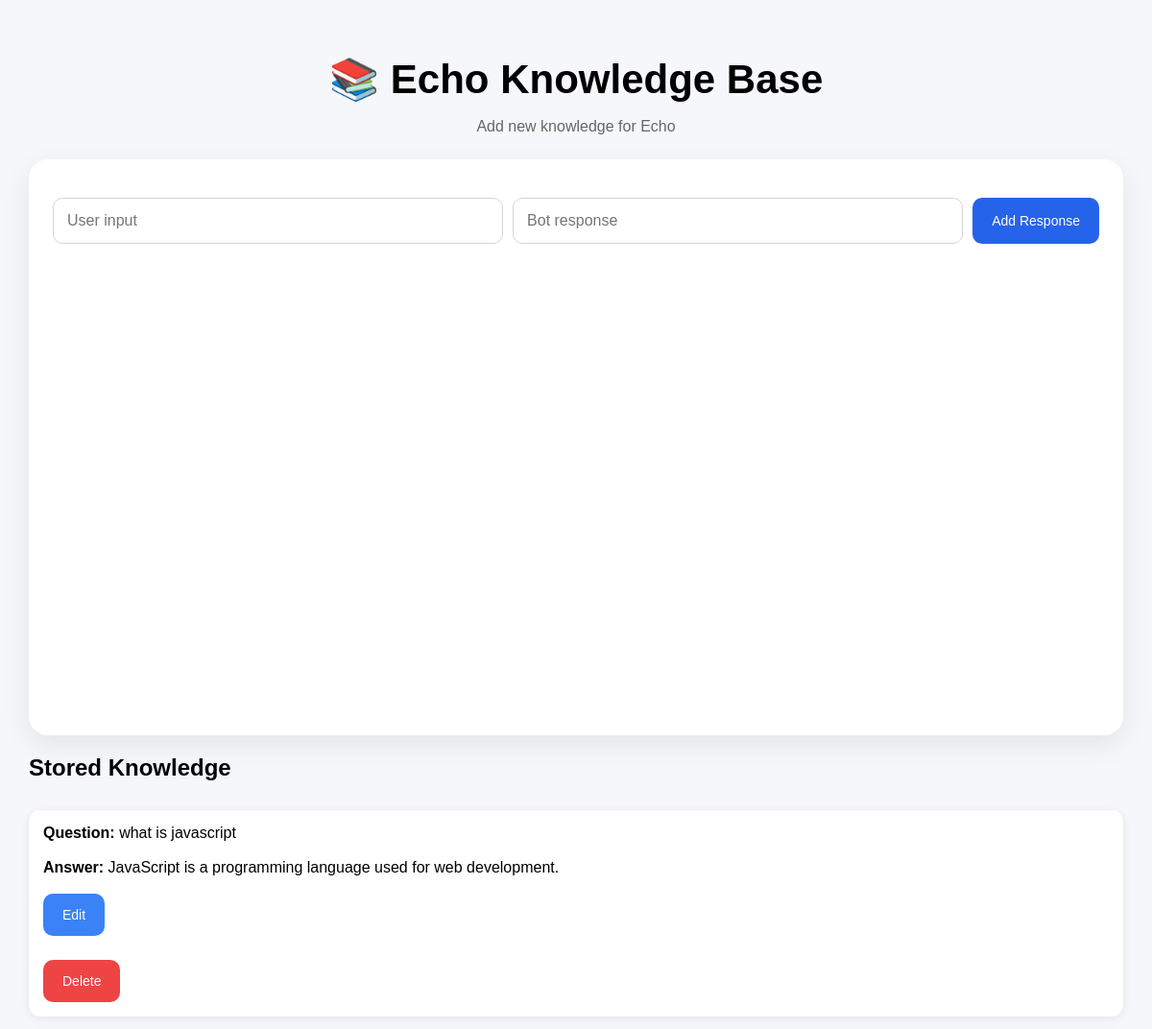
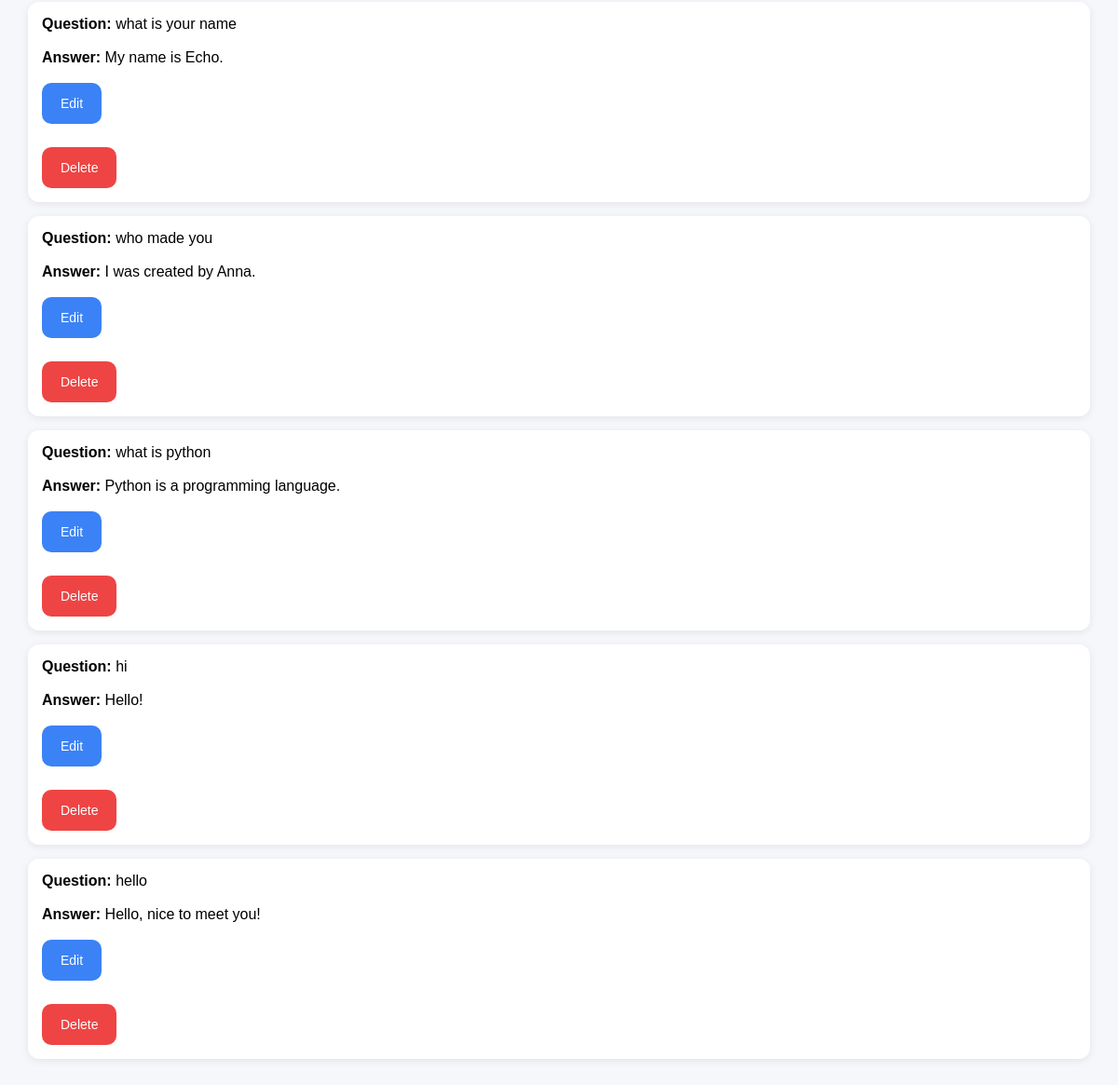
The page /admin on the database its author committed (2 pictures, top to bottom).
### tables this page shows
CREATE TABLE responses (
    id INTEGER PRIMARY KEY AUTOINCREMENT,
    user_input TEXT NOT NULL,
    bot_response TEXT NOT NULL
);

### app.py (the view, shortened to what this page needs)
@app.route("/admin", methods=["GET", "POST"])
def admin():
    knowledge = get_all_knowledge()
    return render_template(
        "admin.html",
        knowledge=knowledge
    )

### utils/database.py (called while the page is built)
def get_all_knowledge():
    import sqlite3
    connection = sqlite3.connect(
        "data/responses.db"
    )
    cursor = connection.cursor()
    cursor.execute(
        """
        SELECT
            id,
            user_input,
            bot_response
        FROM responses
        ORDER BY id DESC
        """
    )
    knowledge = cursor.fetchall()
    connection.close()
    return knowledge

### templates/admin.html (shortened to what this page needs)
<!DOCTYPE html>
<html>
<head>
    <link
        rel="stylesheet"
        href="{{ url_for('static', filename='styles.css') }}"
    >
</head>
<body>
    <div class="header">
        <h1>📚 Echo Knowledge Base</h1>
        <p>Add new knowledge for Echo</p>
    </div>
    <div class="chat-container">
        <form method="POST">
            <input
                type="text"
                name="user_input"
                placeholder="User input"
                required
            >
            <input
                type="text"
                name="bot_response"
                placeholder="Bot response"
                required
            >
            <button type="submit">
                Add Response
            </button>
        </form>
    </div>
    <h2>Stored Knowledge</h2>
    <div class="knowledge-list">
        {% for item in knowledge %}
            <div class="knowledge-card">
                <strong>Question:</strong>
                {{ item[1] }}
                <br><br>
                <strong>Answer:</strong>
                {{ item[2] }}
                <br><br>
                <a
                    href="/edit/{{ item[0] }}"
                >
                    <button
                        type="button"
                        class="edit-button"
                    >
                        Edit
                    </button>
                </a>
                <form
                    action="/delete/{{ item[0] }}"
                    method="POST"
                >
                    <button
                        class="delete-button"
                        type="submit"
                    >
                        Delete
                    </button>
                </form>
            </div>
        {% endfor %}
    </div>
</body>
</html>

### static/styles.css (style rules this page uses)
body { font-family: Arial, sans-serif; background-color: #f5f7fb; margin: 0; padding: 30px; }
.header { text-align: center; margin-bottom: 25px; }
.header h1 { font-size: 42px; margin-bottom: 5px; }
.header p { color: #666; }
.chat-container { background: white; height: 550px; padding: 25px; border-radius: 20px; overflow-y: auto; box-shadow: 0 10px 30px rgba(0, 0, 0, 0.08); }
form { display: flex; gap: 10px; margin-top: 15px; }
input[type="text"] { flex: 1; padding: 14px; border: 1px solid #d1d5db; border-radius: 10px; font-size: 16px; }
button { padding: 14px 20px; border: none; border-radius: 10px; background: #2563eb; color: white; cursor: pointer; font-size: 14px; }
.knowledge-list { margin-top: 30px; }
.knowledge-card { background: white; padding: 15px; margin-bottom: 15px; border-radius: 12px; box-shadow: 0 2px 8px rgba(0,0,0,0.08); }
.delete-button { background-color: #ef4444; color: white; margin-top: 10px; }
.edit-button { background-color: #3b82f6; color: white; margin-right: 10px; }

### rows shown on the page
responses: user_input "what is javascript", bot_response "JavaScript is a programming language used for web development."
responses: user_input "what is your name", bot_response "My name is Echo."
responses: user_input "who made you", bot_response "I was created by Anna."
responses: user_input "what is python", bot_response "Python is a programming language."
responses: user_input "hi", bot_response "Hello!"
responses: user_input "hello", bot_response "Hello, nice to meet you!"
